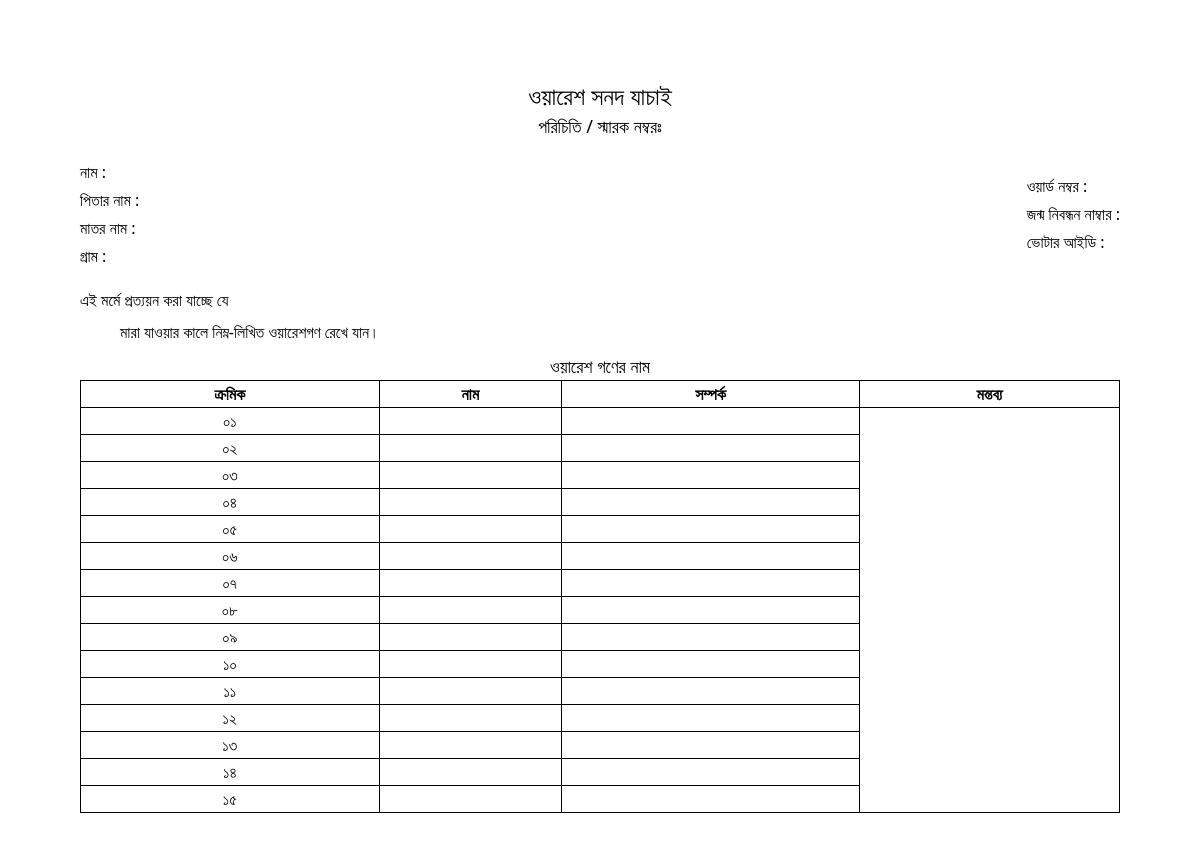
The app's page /waresreport.php?id=10001, older data.
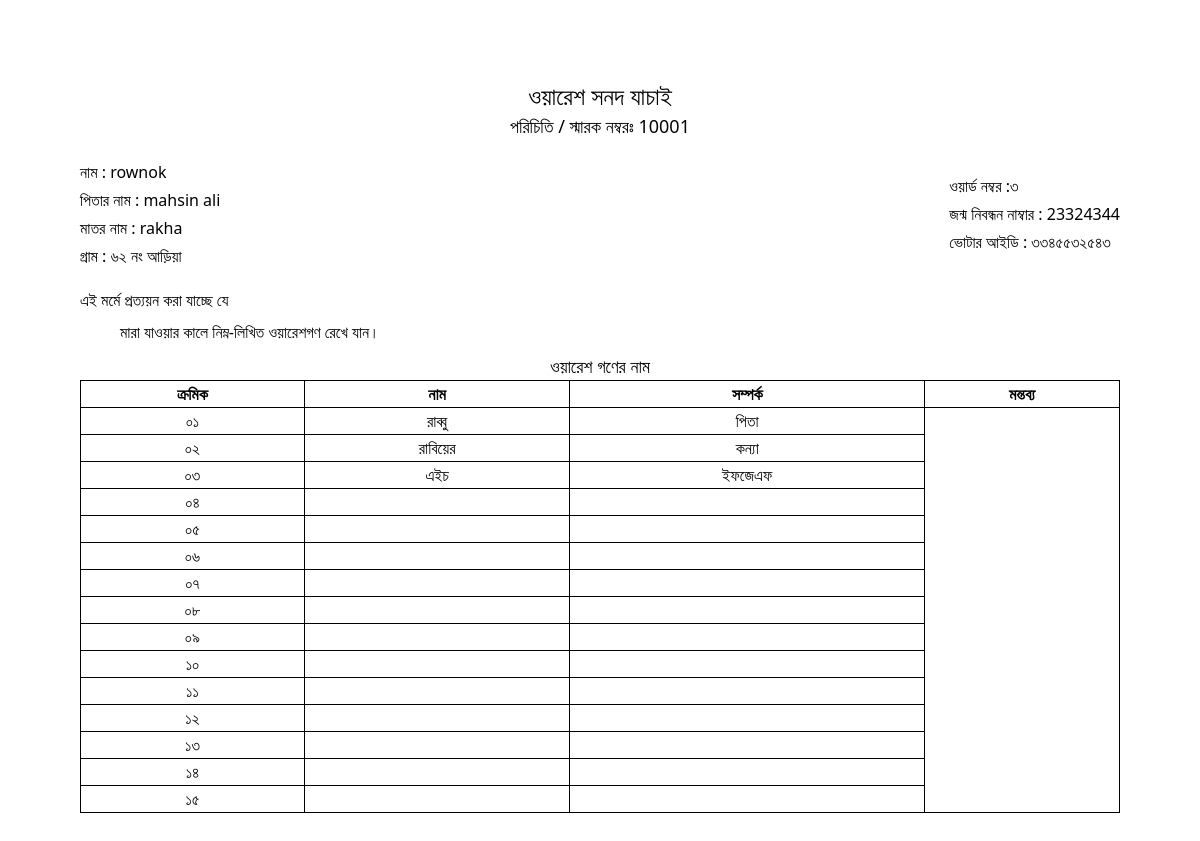
The same page, newer data.
### tables this page shows
CREATE TABLE `wares` (
  `id` int(11) NOT NULL,
  `sarok` varchar(255) NOT NULL,
  `name` varchar(255) NOT NULL,
  `fathername` varchar(255) NOT NULL,
  `mothername` varchar(255) NOT NULL,
  `gram` varchar(255) NOT NULL,
  `word` varchar(255) NOT NULL,
  `deathno` varchar(255) NOT NULL,
  `voterid` varchar(255) NOT NULL,
  `mobileno` varchar(255) NOT NULL,
  `aname` varchar(255) NOT NULL,
  `w1` varchar(255) DEFAULT NULL,
  `w2` varchar(255) DEFAULT NULL,
  `w3` varchar(255) DEFAULT NULL,
  `w4` varchar(255) DEFAULT NULL,
  `w5` varchar(255) DEFAULT NULL,
  `w6` varchar(255) DEFAULT NULL,
  `w7` varchar(255) DEFAULT NULL,
  `w8` varchar(255) DEFAULT NULL,
  `w9` varchar(255) DEFAULT NULL,
  `w10` varchar(255) DEFAULT NULL,
  `w11` varchar(255) DEFAULT NULL,
  `w12` varchar(255) DEFAULT NULL,
  `w13` varchar(255) DEFAULT NULL,
  `w14` varchar(255) DEFAULT NULL,
  `w15` varchar(255) DEFAULT NULL,
  `r1` varchar(255) DEFAULT NULL,
  `r2` varchar(255) DEFAULT NULL,
  `r3` varchar(255) DEFAULT NULL,
  `r4` varchar(255) DEFAULT NULL,
  `r5` varchar(255) DEFAULT NULL,
  `r6` varchar(255) DEFAULT NULL,
  `r7` varchar(255) DEFAULT NULL,
  `r8` varchar(255) DEFAULT NULL,
  `r9` varchar(255) DEFAULT NULL,
  `r10` varchar(255) DEFAULT NULL,
  `r11` varchar(255) DEFAULT NULL,
  `r12` varchar(255) DEFAULT NULL,
  `r13` varchar(255) DEFAULT NULL,
  `r14` varchar(255) DEFAULT NULL,
  `r15` varchar(255) DEFAULT NULL
);

### waresreport.php (the view, shortened to what this page needs)
<?php
  include '_dbconnect.php';
  if (isset($_REQUEST['id'])) {
    $rid=$_REQUEST['id'];
    $query="SELECT * FROM `wares` WHERE sarok=$rid";
    $poriciti=mysqli_query($con,$query);
    $result=mysqli_fetch_array($poriciti);
}
?>
<!DOCTYPE html>
<html lang="en" dir="ltr">
<head>
    <script src="https://cdn.tailwindcss.com"></script>
</head>
<body class='bg-white mb-10'>
<div class='px-20 py-20 relative'>
<?php
                   $rid= $result['sarok'];
                   $name= $result['name'];
                   $fathername= $result['fathername'];
                   $mothername= $result['mothername'];
                   $gram= $result['gram'];
                   $word= $result['word'];
                   $birthno= $result['deathno'];
                   $voterid= $result['voterid'];
                   $w1= $result['w1'];
                   $w2= $result['w2'];
                   $w3= $result['w3'];
                   $w4= $result['w4'];
                   $w5= $result['w5'];
                   $w6= $result['w6'];
                   $w7= $result['w7'];
                   $w8= $result['w8'];
                   $w9= $result['w9'];
                   $w10= $result['w10'];
                   $w11= $result['w11'];
                   $w12= $result['w12'];
                   $w13= $result['w13'];
                   $w14= $result['w14'];
                   $w15= $result['w15'];
                   $r1= $result['r1'];
                   $r2= $result['r2'];
                   $r3= $result['r3'];
                   $r4= $result['r4'];
                   $r5= $result['r5'];
                   $r6= $result['r6'];
                   $r7= $result['r7'];
                   $r8= $result['r8'];
                   $r9= $result['r9'];
                   $r10= $result['r10'];
                   $r11= $result['r11'];
                   $r12= $result['r12'];
                   $r13= $result['r13'];
                   $r14= $result['r14'];
                   $r15= $result['r15'];
                    ?>
<p class='text-center font-medium text-2xl'>ওয়ারেশ সনদ যাচাই </p>
<p class='text-center font-medium text-lg'>পরিচিতি / স্মারক নম্বরঃ <span><?= $rid ?></span></p>
<div class='flex justify-between items-center my-5'>
        <div class="space-y-1">
        <p class=''> নাম : <span><?= $name ?></span> </p>
            <p class=''>পিতার নাম : <span><?= $fathername ?></span> </p>
            <p class=''>মাতর নাম : <span><?= $mothername ?></span> </p>
            <p class=''>গ্রাম : <span><?= $gram ?></span> </p>
        </div>
        <div class="space-y-1">
        <p class=''>ওয়ার্ড নম্বর :<span><?= $word ?></span>  </p>
            <p class=''>জন্ম নিবন্ধন নাম্বার : <span><?= $birthno ?></span>  </p>
            <p class=''>ভোটার আইডি : <span><?= $voterid ?></span> </p>
        </div>
</div>
<p>এই মর্মে প্রত্যয়ন করা যাচ্ছে যে</p>
<p class="ml-10 my-2">মারা যাওয়ার কালে নিম্ন-লিখিত ওয়ারেশগণ রেখে যান।</p>
<p class="text-center text-lg font-medium">ওয়ারেশ গণের নাম</p>
<table class='w-full table border border-black rounded-lg'>
        <thead>
            <tr>
                <th class='border border-black'>ক্রমিক</th>
                <th class='border border-black'>নাম</th>
                <th class='border border-black'>সম্পর্ক</th>
                <th class='border border-black'>মন্তব্য</th>
            </tr>
        </thead>
        <tbody>
            <tr>
                <td class='border border-black text-center'>০১</td>
                <td class='border border-black text-center'><?= $w1 ?></td>
                <td class='border border-black text-center'><?= $r1 ?></td>
            </tr>
            <tr>
                <td class='border border-black text-center'>০২</td>
                <td class='border border-black text-center'><?= $w2 ?></td>
                <td class='border border-black text-center'><?= $r2 ?></td>
            </tr>
            <tr>
                <td class='border border-black text-center'>০৩</td>
                <td class='border border-black text-center'><?= $w3 ?></td>
                <td class='border border-black text-center'><?= $r3 ?></td>
            </tr>
            <tr>
                <td class='border border-black text-center'>০৪</td>
                <td class='border border-black text-center'><?= $w4 ?></td>
                <td class='border border-black text-center'><?= $r4 ?></td>
            </tr>
            <tr>
                <td class='border border-black text-center'>০৫</td>
                <td class='border border-black text-center'><?= $w5 ?></td>
                <td class='border border-black text-center'><?= $r5 ?></td>
            </tr>
            <tr>
                <td class='border border-black text-center'>০৬</td>
                <td class='border border-black text-center'><?= $w6 ?></td>
                <td class='border border-black text-center'><?= $r6 ?></td>
            </tr>
            <tr>
                <td class='border border-black text-center'>০৭</td>
                <td class='border border-black text-center'><?= $w7 ?></td>
                <td class='border border-black text-center'><?= $r7 ?></td>
            </tr>
            <tr>
                <td class='border border-black text-center'>০৮</td>
                <td class='border border-black text-center'><?= $w8 ?></td>
                <td class='border border-black text-center'><?= $r8 ?></td>
            </tr>
            <tr>
                <td class='border border-black text-center'>০৯</td>
                <td class='border border-black text-center'><?= $w9 ?></td>
                <td class='border border-black text-center'><?= $r9 ?></td>
            </tr>
            <tr>
                <td class='border border-black text-center'>১০</td>
                <td class='border border-black text-center'><?= $w10 ?></td>
                <td class='border border-black text-center'><?= $r10 ?></td>
            </tr>
            <tr>
                <td class='border border-black text-center'>১১</td>
                <td class='border border-black text-center'><?= $w11 ?></td>
                <td class='border border-black text-center'><?= $r11 ?></td>
            </tr>
            <tr>
                <td class='border border-black text-center'>১২</td>
                <td class='border border-black text-center'><?= $w12 ?></td>
                <td class='border border-black text-center'><?= $r12 ?></td>
            </tr>
            <tr>
                <td class='border border-black text-center'>১৩</td>
                <td class='border border-black text-center'><?= $w13 ?></td>
                <td class='border border-black text-center'><?= $r13 ?></td>
            </tr>
            <tr>
                <td class='border border-black text-center'>১৪</td>
                <td class='border border-black text-center'><?= $w14 ?></td>
                <td class='border border-black text-center'><?= $r14 ?></td>
            </tr>
            <tr>
                <td class='border border-black text-center'>১৫</td>
                <td class='border border-black text-center'><?= $w15 ?></td>
                <td class='border border-black text-center'><?= $r15 ?></td>
            </tr>
        </tbody>
</table>
</div>
</body>
</html>

Row changes from the older to the newer data that the page shows:
added wares: sarok "10001", name "rownok", fathername "mahsin ali", mothername "rakha", gram "৬২ নং আড়িয়া", word "৩", deathno "23324344", voterid "৩৩৪৫৫৩২৫৪৩", w1 "রাব্বু", r1 "পিতা", w2 "রাবিয়ের", r2 "কন্যা", w3 "এইচ", r3 "ইফজেএফ"
